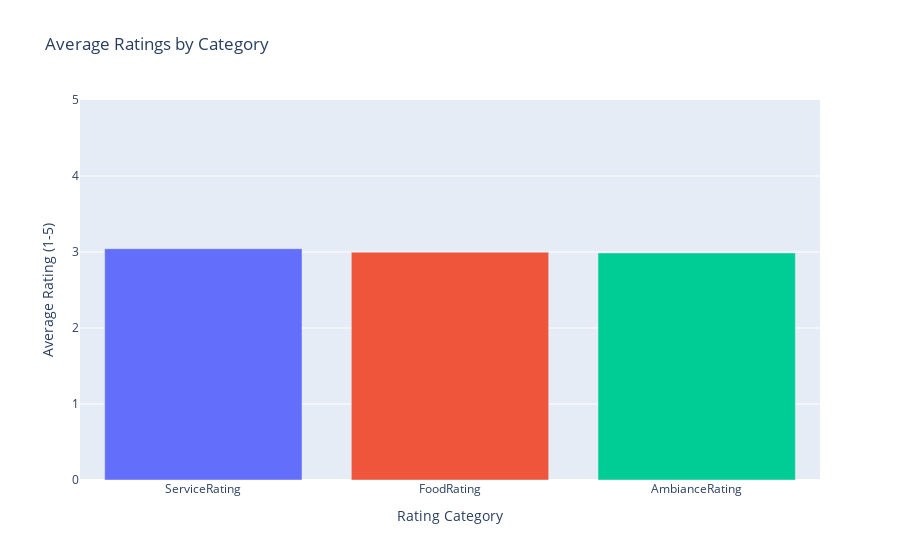

Write notebook code for a chart like this one.
### Code cell
restaurant_copy[['ServiceRating', 'FoodRating', 'AmbianceRating']].mean()


# Create a dataframe with the averages
avg_ratings = restaurant_copy[['ServiceRating', 'FoodRating', 'AmbianceRating']].mean().reset_index()
avg_ratings.columns = ['Rating Type', 'Average Score']

# Create bar chart
fig = px.bar(avg_ratings, 
            x='Rating Type', 
            y='Average Score',
            title='Average Ratings by Category',
            labels={'Average Score': 'Average Rating (1-5)'},
            color='Rating Type')

# Update layout
fig.update_layout(
    showlegend=False,
    xaxis_title="Rating Category",
    yaxis_range=[0,5]
)

fig.show()

### Figure 1 — Plotly figure (JSON) as saved in the notebook; plotly's stock layout.template omitted (floating-point values rounded to 4 significant figures)
{"data": [{"alignmentgroup": "True", "hovertemplate": "Rating Type=%{x}<br>Average Rating (1-5)=%{y}<extra></extra>", "legendgroup": "ServiceRating", "marker": {"color": "#636efa", "pattern": {"shape": ""}}, "name": "ServiceRating", "offsetgroup": "ServiceRating", "orientation": "v", "showlegend": true, "textposition": "auto", "type": "bar", "x": ["ServiceRating"], "xaxis": "x", "y": [3.044], "yaxis": "y"}, {"alignmentgroup": "True", "hovertemplate": "Rating Type=%{x}<br>Average Rating (1-5)=%{y}<extra></extra>", "legendgroup": "FoodRating", "marker": {"color": "#EF553B", "pattern": {"shape": ""}}, "name": "FoodRating", "offsetgroup": "FoodRating", "orientation": "v", "showlegend": true, "textposition": "auto", "type": "bar", "x": ["FoodRating"], "xaxis": "x", "y": [2.997], "yaxis": "y"}, {"alignmentgroup": "True", "hovertemplate": "Rating Type=%{x}<br>Average Rating (1-5)=%{y}<extra></extra>", "legendgroup": "AmbianceRating", "marker": {"color": "#00cc96", "pattern": {"shape": ""}}, "name": "AmbianceRating", "offsetgroup": "AmbianceRating", "orientation": "v", "showlegend": true, "textposition": "auto", "type": "bar", "x": ["AmbianceRating"], "xaxis": "x", "y": [2.987], "yaxis": "y"}], "layout": {"barmode": "relative", "legend": {"title": {"text": "Rating Type"}, "tracegroupgap": 0}, "showlegend": false, "title": {"text": "Average Ratings by Category"}, "xaxis": {"anchor": "y", "categoryarray": ["ServiceRating", "FoodRating", "AmbianceRating"], "categoryorder": "array", "domain": [0, 1], "title": {"text": "Rating Category"}}, "yaxis": {"anchor": "x", "domain": [0, 1], "range": [0, 5], "title": {"text": "Average Rating (1-5)"}}}}
